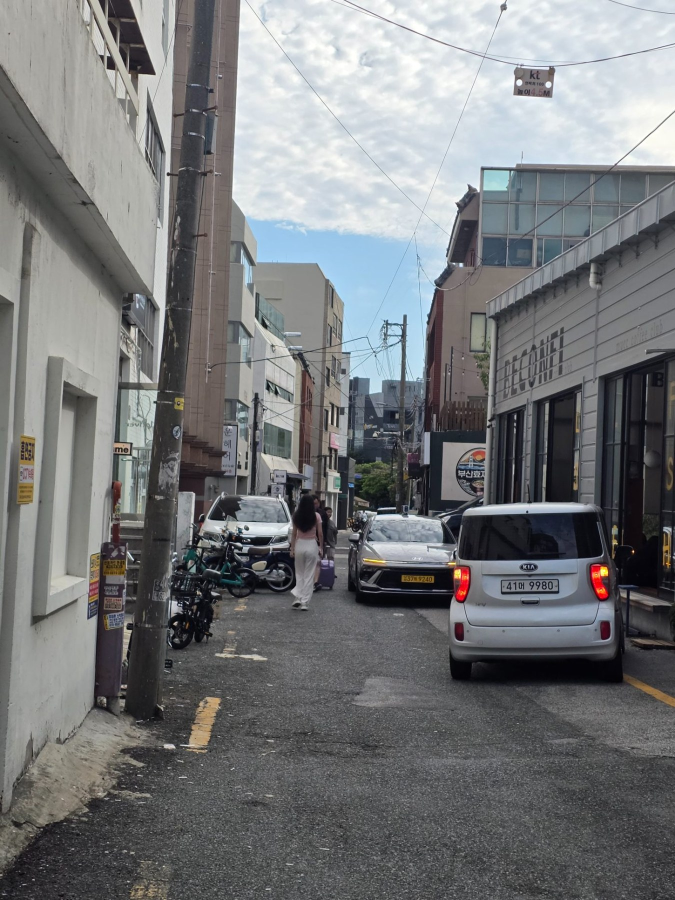
#> input picture jeongdonggwan/build/assets/photo_parking1.jpg, 1350 x 1800 px (shown at 1/2 size)
$ python sheet2.py ../../../build/assets/photo_parking1.jpg ../../../build/assets/photo_parking2.jpg
#> lines starting #> are read from the running program, lines starting #| are printed output that depends on the picture
import sys,glob,os
from PIL import Image,ImageDraw
def sheet(files,out,cols=6,tw=330,th=230):
#> called with out = '../../../build/assets/photo_parking2.jpg', cols = 6, tw = 330, th = 230
    rows=(len(files)+cols-1)//cols
    S=Image.new('RGB',(cols*tw,rows*(th+20)),'white'); d=ImageDraw.Draw(S)
#> after `S = Image.new('RGB', (cols * tw, rows * (th + 20)), 'white')`: S: PIL image 1980x250 RGB; every value is 255
    for i,f in enumerate(files):
        try:
            im=Image.open(f).convert('RGB'); sz=im.size; im.thumbnail((tw-6,th-6))
#> in sheet, im is the input picture: PIL image 1350x1800 RGB; mean R, G, B 118, 119.9, 121.7
#> after `sz = im.size`: sz = (1350, 1800)
#> after `im.thumbnail((tw - 6, th - 6))`:
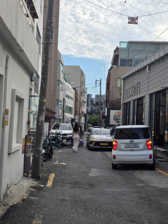
#> im: PIL image 168x224 RGB; mean R, G, B 118, 119.9, 121.7
            x=(i%cols)*tw; y=(i//cols)*(th+20); S.paste(im,(x+3,y+3)); d.text((x+4,y+th+3),os.path.basename(f)+f' {sz}',fill='black')
#> after `S.paste(im, (x + 3, y + 3))`:
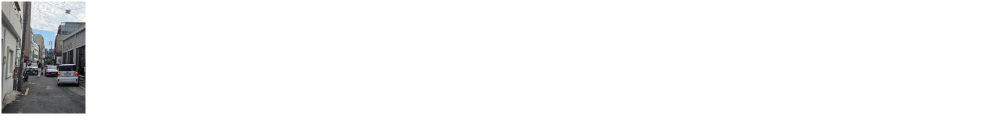
#> S: PIL image 1980x250 RGB (shown at 1/2 size); mean R, G, B 244.6, 244.7, 244.9
        except Exception as e: print(f,e)
    S.save(out)
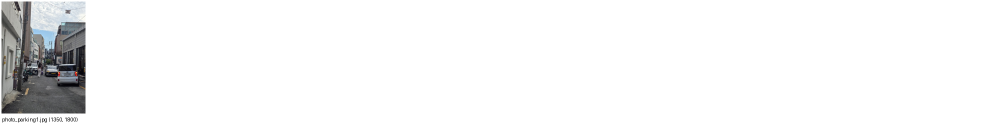
#> saved as photo_parking2.jpg: PIL image 1980x250 RGB (shown at 1/2 size); mean R, G, B 244.4, 244.6, 244.7
pat=sys.argv[1]; sheet(sorted(glob.glob(pat)),sys.argv[2])

$ run again, on jeongdonggwan/build/assets/aerial.jpg
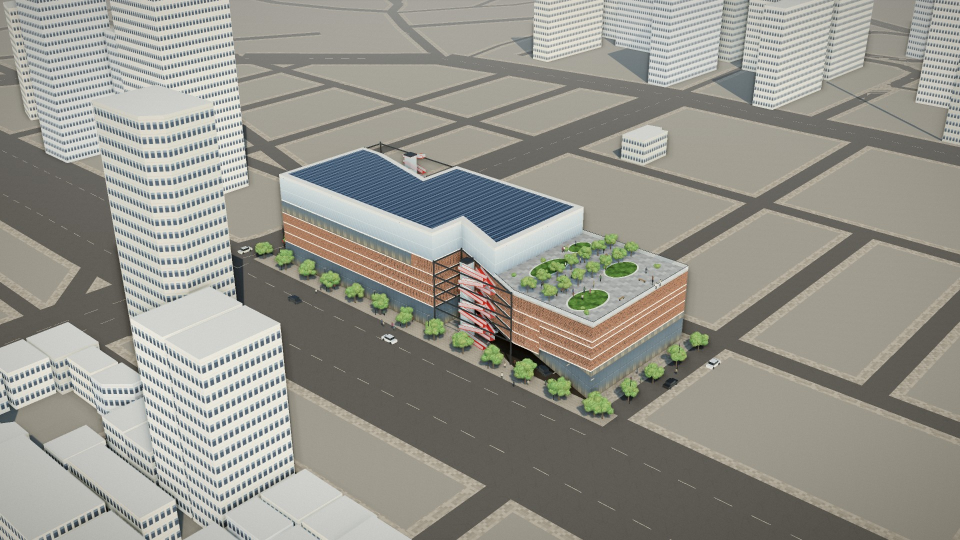
#> input picture jeongdonggwan/build/assets/aerial.jpg, 1920 x 1080 px (shown at 1/2 size)
#> in sheet, im is the input picture: PIL image 1920x1080 RGB; mean R, G, B 150.2, 148.9, 140.5
#> in sheet, `im.thumbnail((tw - 6, th - 6))`:
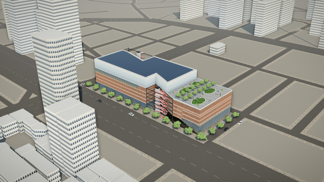
#> im: PIL image 324x182 RGB; mean R, G, B 150.3, 149, 140.6
#> in sheet, `S.save(out)`:
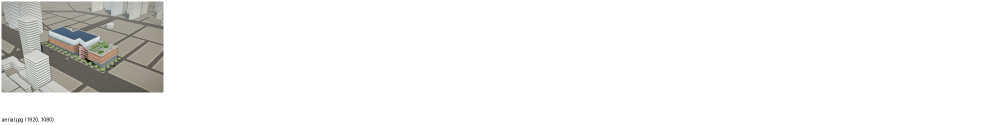
#> saved as aerial.jpg: PIL image 1980x250 RGB (shown at 1/2 size); mean R, G, B 242.4, 242.3, 241.2

$ run again, on jeongdonggwan/build/assets/balletvalet.jpg
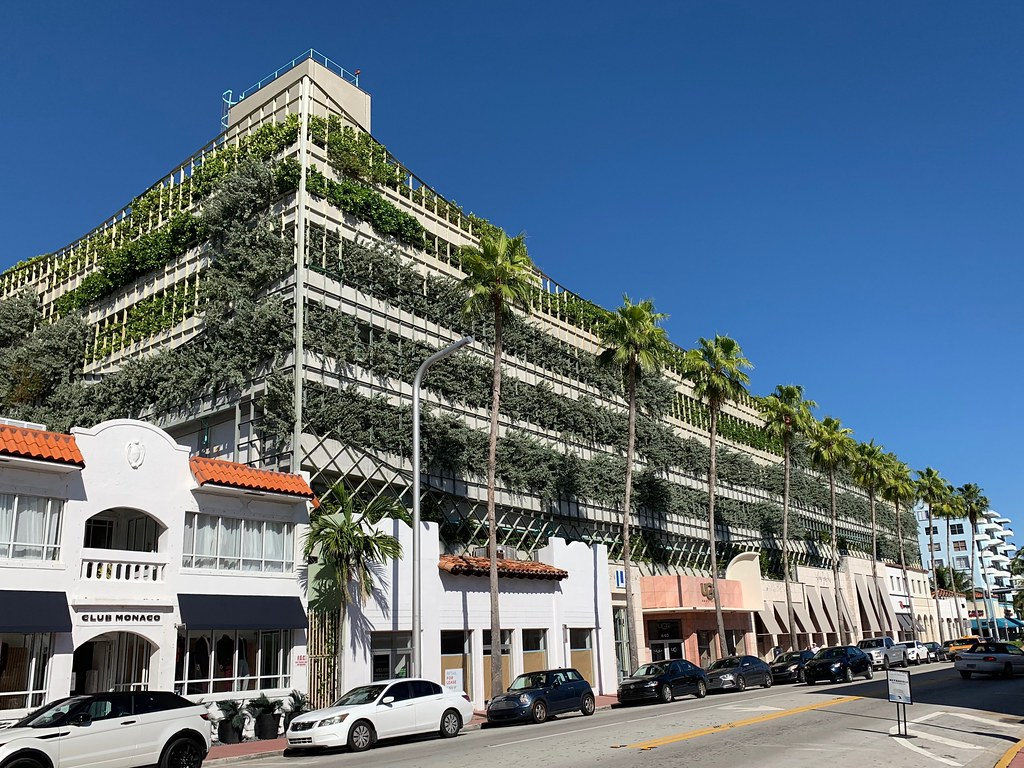
#> input picture jeongdonggwan/build/assets/balletvalet.jpg, 1024 x 768 px
#> in sheet, im is the input picture: PIL image 1024x768 RGB; mean R, G, B 93.5, 111.6, 127
#> in sheet, `im.thumbnail((tw - 6, th - 6))`:
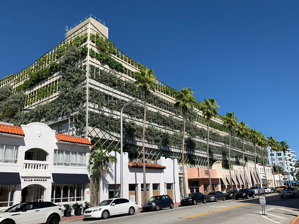
#> im: PIL image 299x224 RGB; mean R, G, B 93.5, 111.6, 127.1
#> in sheet, `S.save(out)`:
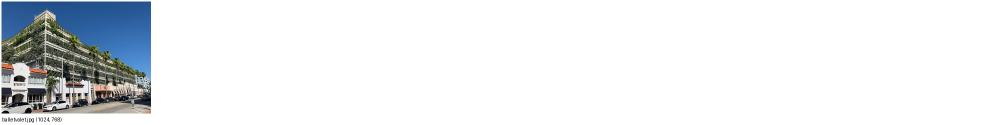
#> saved as balletvalet.jpg: PIL image 1980x250 RGB (shown at 1/2 size); mean R, G, B 233, 235.4, 237.5

$ run again, on jeongdonggwan/build/assets/case_bleibach.jpg
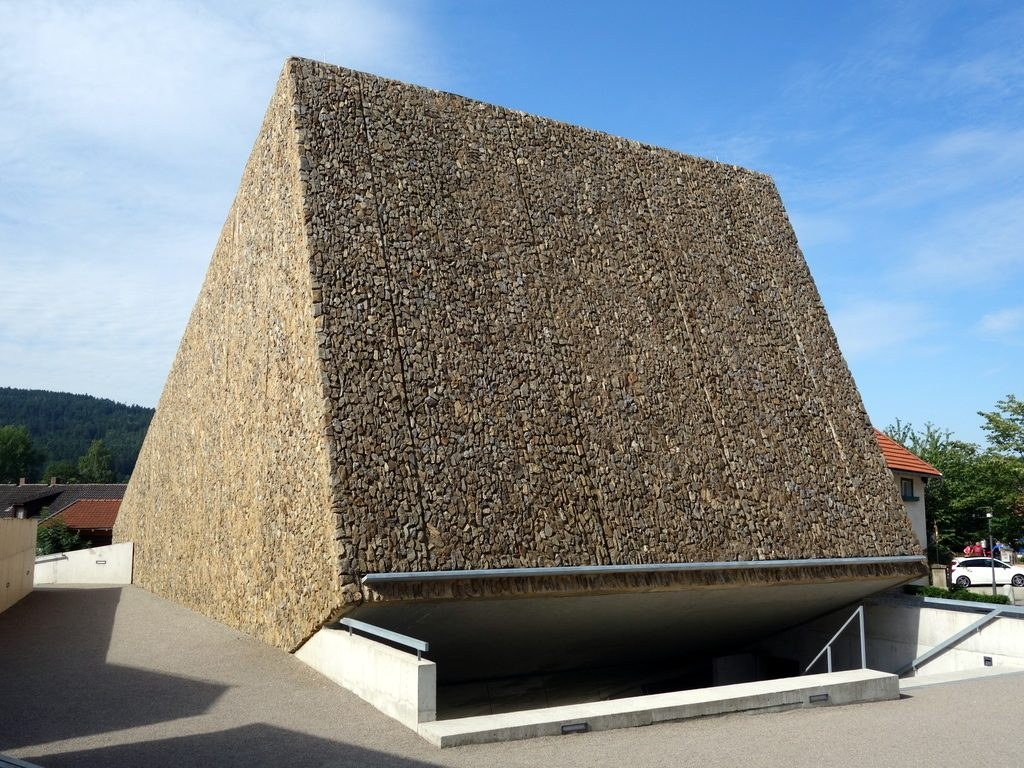
#> input picture jeongdonggwan/build/assets/case_bleibach.jpg, 1024 x 768 px
#> in sheet, im is the input picture: PIL image 1024x768 RGB; mean R, G, B 126.6, 133.6, 137.1
#> im: PIL image 299x224 RGB
#> in sheet, `S.paste(im, (x + 3, y + 3))`:
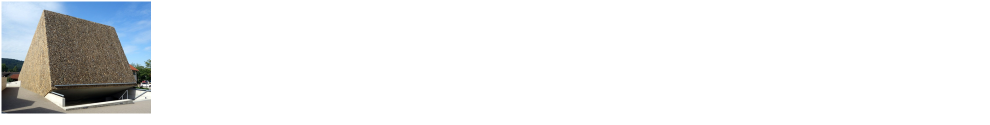
#> S: PIL image 1980x250 RGB (shown at 1/2 size); mean R, G, B 237.6, 238.6, 239
#> in sheet, `S.save(out)`:
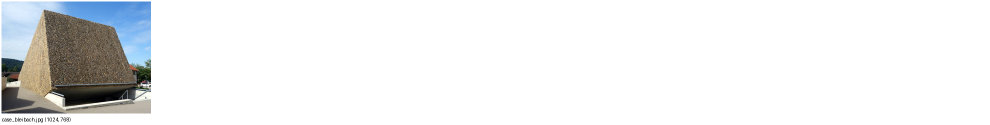
#> saved as case_bleibach.jpg: PIL image 1980x250 RGB (shown at 1/2 size); mean R, G, B 237.5, 238.4, 238.9
